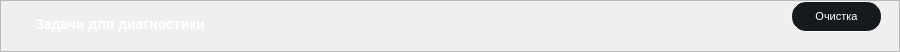
      <widget class="QFrame" name="frame_DiagnosticTasks">
       <property name="geometry">
        <rect>
         <x>10</x>
         <y>61</y>
         <width>900</width>
         <height>45</height>
        </rect>
       </property>
       <property name="minimumSize">
        <size>
         <width>900</width>
         <height>0</height>
        </size>
       </property>
       <property name="maximumSize">
        <size>
         <width>900</width>
         <height>45</height>
        </size>
       </property>
       <property name="styleSheet">
        <string notr="true">/* styles.qss */

#frame_DiagnosticTasks {
    background-color: #161A1E;
    border-radius: 15px; /* Установите значение по вашему усмотрению для достижения овальной формы */
}
</string>
       </property>
       <property name="frameShape">
        <enum>QFrame::StyledPanel</enum>
       </property>
       <property name="frameShadow">
        <enum>QFrame::Raised</enum>
       </property>
       <layout class="QHBoxLayout" name="horizontalLayout_2">
        <property name="spacing">
         <number>0</number>
        </property>
        <property name="leftMargin">
         <number>0</number>
        </property>
        <property name="topMargin">
         <number>0</number>
        </property>
        <property name="rightMargin">
         <number>0</number>
        </property>
        <property name="bottomMargin">
         <number>0</number>
        </property>
        <item>
         <widget class="QFrame" name="frame_2">
          <property name="minimumSize">
           <size>
            <width>0</width>
            <height>50</height>
           </size>
          </property>
          <property name="styleSheet">
           <string notr="true">background-color: transparent;</string>
          </property>
          <property name="frameShape">
           <enum>QFrame::StyledPanel</enum>
          </property>
          <property name="frameShadow">
           <enum>QFrame::Raised</enum>
          </property>
          <widget class="QPushButton" name="pushDiagnosticTasks">
           <property name="geometry">
            <rect>
             <x>790</x>
             <y>0</y>
             <width>91</width>
             <height>31</height>
            </rect>
           </property>
           <property name="minimumSize">
            <size>
             <width>91</width>
             <height>31</height>
            </size>
           </property>
           <property name="maximumSize">
            <size>
             <width>91</width>
             <height>31</height>
            </size>
           </property>
           <property name="baseSize">
            <size>
             <width>0</width>
             <height>0</height>
            </size>
           </property>
           <property name="styleSheet">
            <string notr="true">/* styles.qss */

QPushButton {
    background-color: #161A1E;
    border-radius: 15px;
    color: white; /* Установите цвет текста */
    font-size: 11px; /* Установите размер шрифта */
    padding: 10px 20px; /* Установите отступы */
    border: 1px solid white; /* Уменьшаем толщину обводки до 1 пикселя */
}

QPushButton:hover {
    background-color: #2C3236;
    transition: background-color 0.3s ease;
}
</string>
           </property>
           <property name="text">
            <string>Очистка</string>
           </property>
          </widget>
          <widget class="QLabel" name="labelTextDiagnosticTasks">
           <property name="geometry">
            <rect>
             <x>30</x>
             <y>10</y>
             <width>201</width>
             <height>21</height>
            </rect>
           </property>
           <property name="styleSheet">
            <string notr="true">/* styles.qss */

QLabel {
    color: white; /* Установите цвет текста в белый */
    font-size: 14px; /* Установите размер шрифта в 14 пикселей */
    font-family: &quot;Times New Roman&quot;; /* Установите тип шрифта по вашему выбору */
    font-weight: bold; /* Установите жирность шрифта (если нужно) */
    margin-top: 5px; /* Опустить текст на 10 пикселей вниз */
}
</string>
           </property>
           <property name="text">
            <string>Задачи для диагностики</string>
           </property>
          </widget>
          <widget class="QLabel" name="labelDiagnosticTasks">
           <property name="geometry">
            <rect>
             <x>616</x>
             <y>10</y>
             <width>101</width>
             <height>20</height>
            </rect>
           </property>
           <property name="text">
            <string/>
           </property>
          </widget>
         </widget>
        </item>
       </layout>
      </widget>
